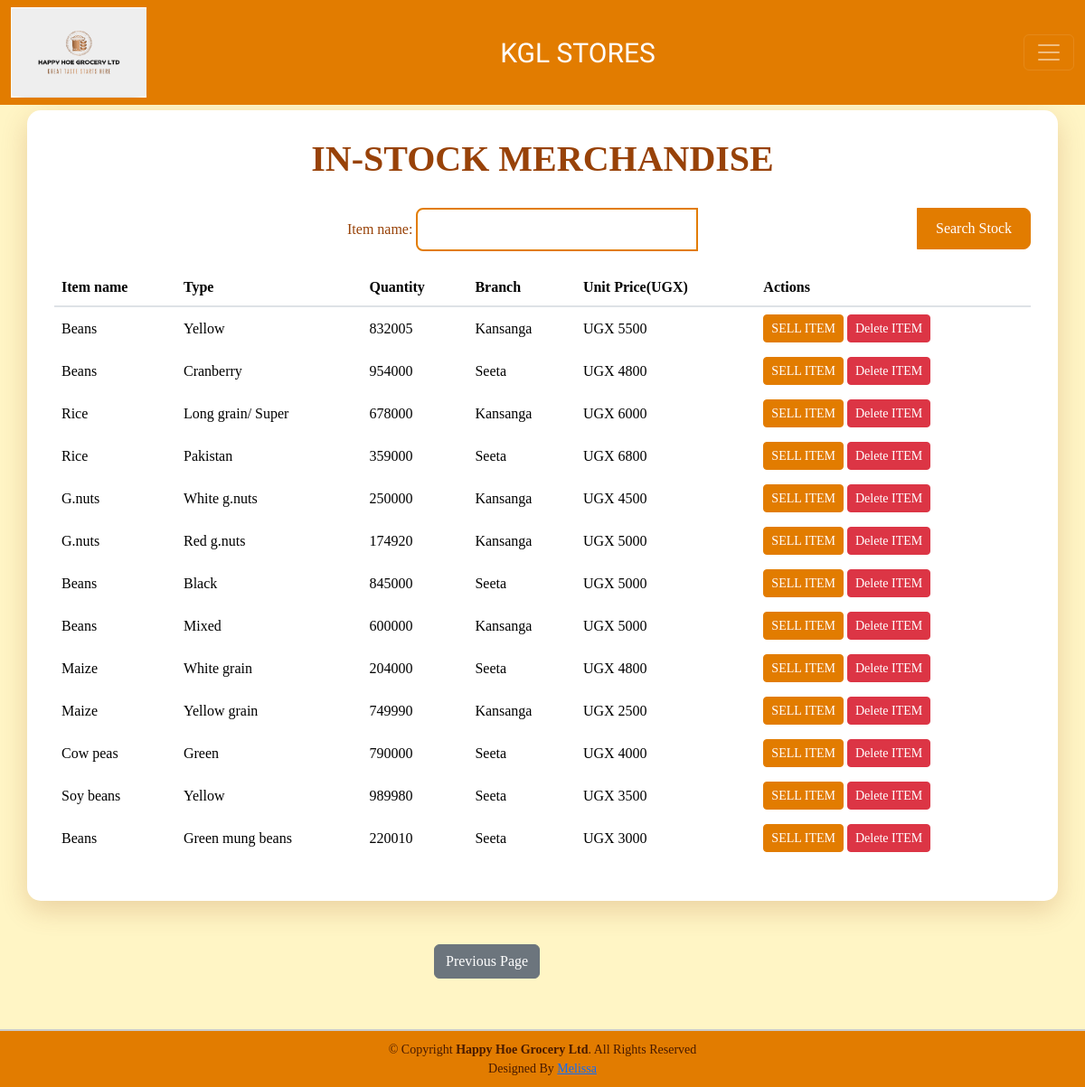
The app's page /home/ (signed in) with its own data.
### Grocery_app/models.py (models this page shows, shortened)
class Stockx(models.Model):
    item_name = models.CharField(max_length=50, null=True, blank=True)
    stock_type = models.CharField(max_length=50, null=True, blank=True)
    stock_source = models.CharField(max_length=50, null=True, blank=True)
    unit_cost = models.IntegerField(default=0, null=True, blank=True)
    unit_price = models.IntegerField(default=0, null=True, blank=True)
    total_quantity = models.IntegerField(default=0, null=True, blank=True)
    stock_branch = models.CharField(max_length=50, null=True, blank=True)
    stock_date = models.DateTimeField(auto_now_add=True, null=True, blank=True) #Automtically sets it when object is first recorded.
    stock_time = models.TimeField(auto_now_add=True, null=True, blank=True)
    stock_dealer = models.CharField(max_length=50, null=True, blank=True)
    stock_contact = models.IntegerField(default=0, null=True, blank=True)
    issued_quantity = models.IntegerField(default=0, null=True, blank=True)

### Grocery_app/views.py (the view)
# urls.py: path('home/',views.home,name = "home"),
@login_required
def home(request):
    products = Stockx.objects.all().order_by('-id') #we're creating a variable called stock, arranged by their orders called ids
    product_filters = StockFilter(request.GET, queryset=products)
    products = product_filters.qs
    return render(request, 'Grocery_app/home.html', {'products': products, 'product_filters': product_filters})

### Grocery_app/templates/Grocery_app/home.html (shortened to what this page needs)
{% extends 'Grocery_app/base.html' %}
{% block content %}
<div class="container">
    <h1>IN-STOCK MERCHANDISE</h1>
    <div class="search-container">
        <form action="" method="GET">
            {{ product_filters.form.as_p }}
            <button type="submit" class="btn btn-search">Search Stock</button>
        </form>
    </div>
    <table class="table">
        <thead>
            <tr>
                <th scope="col">Item name</th>
                <th scope="col">Type</th>
                <th scope="col">Quantity</th>
                <th scope="col">Branch</th>
                <th scope="col">Unit Price(UGX)</th>
                <th scope="col">Actions</th>
            </tr>
        </thead>
        <tbody>
            {% for product in products %}
            <tr>
                <td>{{ product.item_name }}</td>
                <td>{{ product.stock_type }}</td>
                <td>{{ product.total_quantity }}</td>
                <td>{{ product.stock_branch }}</td>
                <td>UGX {{ product.unit_price }}</td>
                <td>
                    <a href="{% url 'product_detail' product.id %}" class="btn btn-sell btn-sm">SELL ITEM</a>
                    <a href="{% url 'delete_detail' product.id %}" class="btn btn-delete btn-sm">Delete ITEM</a>
                </td>
            </tr>
            {% endfor %}
        </tbody>
    </table>
</div><br><br>
<div class="d-flex justify-content-between">
    <a href="{% url 'login2' %}" class="btn btn-secondary" style="margin: 0 20% 0 40%;">Previous Page</a>
  </div><br><br>
{% endblock %}

### Grocery_app/templates/Grocery_app/base.html (shortened to what this page needs)
{% load static %}
<!DOCTYPE html>
<html lang="en">
<head>
  <link rel="stylesheet" href="https://stackpath.bootstrapcdn.com/bootstrap/4.5.2/css/bootstrap.min.css"
>
  <link rel="stylesheet" href="{% static 'css/main.css' %}">
  <link rel="stylesheet" href="../../static/bootstrap-5.3.3-dist/css/bootstrap.css">
</head>
<body>
  <nav class="navbar navbar-dark bg-tertiary fixed-top">
    <div class="container-fluid">
      <img src="../../static/images/hhg_logo1.png" width="150px" height="100px" alt="logo">
      <a class="navbar-brand" href="#">KGL STORES</a>
      <button class="navbar-toggler" type="button" data-bs-toggle="offcanvas" data-bs-target="#offcanvasDarkNavbar" aria-controls="offcanvasDarkNavbar" aria-label="Toggle navigation">
        <span class="navbar-toggler-icon"></span>
      </button>
    </div>
  </nav><br><br><br>
  {% block content%}
  {% endblock%}
  <br>
  <footer class="footer">
    <div>
      &copy; Copyright <strong>Happy Hoe Grocery Ltd</strong>. All Rights Reserved
    </div>
    <div>
      Designed By <a href="https://github.com/Melissa9mpenzi">Melissa</a>
    </div>
  </footer>
</body><br><br>
</html>

### Grocery_app/static/css/main.css (style rules this page uses)
html,body { position: relative; overflow-x: hidden; background: url('/static/images/img6.jpg'); width: 100% !important; height: 100vh; display: table; position: relative; background-position: center; background-attachment: scroll; -o-background-size: cover; -moz-background-size: cover; -webkit-background-size: cover; background-size: cover; background-repeat: no-repeat; }
body { background-color: #fef3c7(0, 0%, 98%); font-family: 'raleway'; }
form { width: 40%; margin: 0 auto; }
.navbar { background-color: #e27c00; }
.navbar-brand { font-size: 30px !important; color: #481a00; }
.table thead { background-color: #ffa500; color: white; }

### Grocery_app/templates/Grocery_app/base.html (style rules this page uses)
.table { background-origin: padding-box; border: 0cap; }
body { background-color: rgb(235, 199, 149); color: #923f0e; font-family: Georgia, 'Times New Roman', Times, serif; }
footer { text-align: center; font-size: 14px; position: sticky; position: fixed; left: 0; bottom: 0; width: 100%; background-color: #e27c00; color: #481a00; text-align: center; padding: 10px 0; border-top: 2px solid #ccc; z-index: 1000; }

### Grocery_app/templates/Grocery_app/home.html (style rules this page uses)
body { background-color: #fff5c5; color: #984208; font-family: Georgia, 'Times New Roman', Times, serif; }
.navbar-brand, .slogan { font-family: 'Lobster', cursive; }
.container { background-color: #ffffff; padding: 30px; border-radius: 15px; box-shadow: 0 10px 30px rgba(152, 66, 8, 0.2); margin-top: 50px; }
h1 { font-weight: 600; color: #984208; text-align: center; margin-bottom: 30px; }
.search-container { position: relative; margin-bottom: 20px; }
.search-container input[type="text"] { width: calc(100% - 120px); padding: 10px 40px 10px 10px; border: 2px solid #e27c00; border-radius: 8px 0 0 8px; font-size: 1rem; color: #984208; }
.search-container .btn-search { position: absolute; right: 0; top: 0; background-color: #e27c00; border-color: #e27c00; color: white; padding: 10px 20px; border-radius: 0 8px 8px 0; transition: all 0.3s ease; }
.table { color: #bb5502; }
.table thead { background-color: #e27c00; color: #fff; }
.table th, .table td { border: none; vertical-align: middle; }
.table tbody tr:nth-of-type(odd) { background-color: #fff9e6; }
.btn-sell { background-color: #e27c00; border-color: #e27c00; color: white; }
.btn-delete { background-color: #dc3545; border-color: #dc3545; color: white; }

### records on screen
Stockx: item_name "Beans", stock_type "Yellow", total_quantity "832005", stock_branch "Kansanga", unit_price "5500"
Stockx: item_name "Beans", stock_type "Cranberry", total_quantity "954000", stock_branch "Seeta", unit_price "4800"
Stockx: item_name "Rice", stock_type "Long grain/ Super", total_quantity "678000", stock_branch "Kansanga", unit_price "6000"
Stockx: item_name "Rice", stock_type "Pakistan", total_quantity "359000", stock_branch "Seeta", unit_price "6800"
Stockx: item_name "G.nuts", stock_type "White g.nuts", total_quantity "250000", stock_branch "Kansanga", unit_price "4500"
Stockx: item_name "G.nuts", stock_type "Red g.nuts", total_quantity "174920", stock_branch "Kansanga", unit_price "5000"
Stockx: item_name "Beans", stock_type "Black", total_quantity "845000", stock_branch "Seeta", unit_price "5000"
Stockx: item_name "Beans", stock_type "Mixed", total_quantity "600000", stock_branch "Kansanga", unit_price "5000"
Stockx: item_name "Maize", stock_type "White grain", total_quantity "204000", stock_branch "Seeta", unit_price "4800"
Stockx: item_name "Maize", stock_type "Yellow grain", total_quantity "749990", stock_branch "Kansanga", unit_price "2500"
Stockx: item_name "Cow peas", stock_type "Green", total_quantity "790000", stock_branch "Seeta", unit_price "4000"
Stockx: item_name "Soy beans", stock_type "Yellow", total_quantity "989980", stock_branch "Seeta", unit_price "3500"
Stockx: item_name "Beans", stock_type "Green mung beans", total_quantity "220010", stock_branch "Seeta", unit_price "3000"
